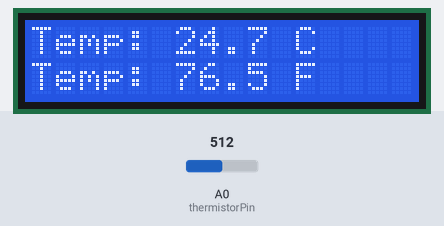
Simulated run of this program. Board: Arduino Uno, built with avr-gcc and run on an emulated ATmega328P. Shown: 16×2 character LCD. The test bench sets the inputs (shaded band); at power-on: A0 (thermistorPin) = 512. What the program prints to the serial monitor is not drawn.

Above: at 1.2 s.
1.3 s: A0 (thermistorPin) set to 716
At 3.1 s:
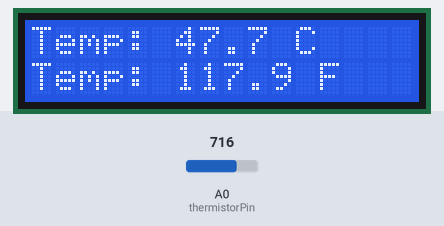
3.6 s: A0 (thermistorPin) set to 900
At 5.4 s:
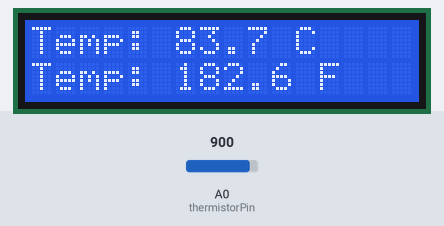
5.7 s: A0 (thermistorPin) set to 1023
At 7.0 s:
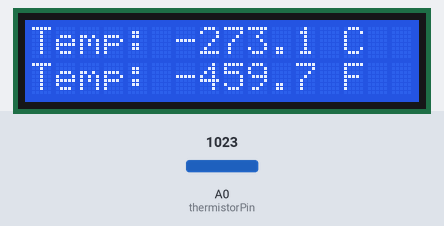
Timing chart, 0 to 8.7 s (numbered marks = the images above; inputs shaded):
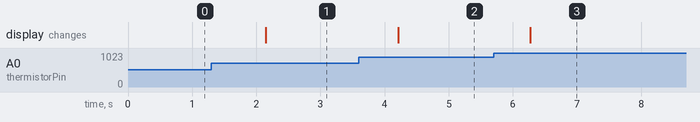

The program:

main.cpp
```cpp
#include <Arduino.h>
#include <LiquidCrystal_I2C.h>

// read from the thermistor on analog pin A0
int thermistorPin = A0;
int vo; // store the raw analog value from the thermistor

// 10k ohm resistor as part of the voltage divider
float R1 = 10000;

// hold the calculated values later
float logR2, R2, T, Tc, Tf;

// convert resistance to temperature
float c1 = 1.009249522e-03;
float c2 = 2.378405444e-04;
float c3 = 2.019202697e-07;

// === LCD screen setup ===
// LCD uses I2C protocol
LiquidCrystal_I2C lcd(0x27, 16, 2);

void setup() {
  Serial.begin(9600);

  // Turn on and light up the LCD screen
  lcd.init();
  lcd.backlight();
}

void loop() {
  // === Read the thermistor value ===
  vo = analogRead(thermistorPin); // Get the analog value from A0

  // ===  Calculate resistance of the thermistor ===
  // uses the voltage divider formula
  R2 = R1 * (1023.0 / (float)vo - 1.0);
  logR2 = log(R2); // Natural logarithm of R2

  // === Convert resistance to temperature (Kelvin) using Steinhart-Hart equation ===
  T = 1.0 / (c1 + c2 * logR2 + c3 * logR2 * logR2 * logR2);

  // === Convert to °C and °F ===
  Tc = T - 273.15;              // Kelvin to Celsius
  Tf = (Tc * 9.0) / 5.0 + 32.0; // Celsius to Fahrenheit

  // === Print results to the Serial Monitor ===
  Serial.print("Temperature: ");
  Serial.print(Tf);
  Serial.print(" F; ");
  Serial.print(Tc);
  Serial.println(" C");

  // === Display on the LCD screen ===
  lcd.clear();            // Wipe the screen
  lcd.setCursor(0, 0);    // Top row
  lcd.print("Temp: ");
  lcd.print(Tc, 1);       // Show 1 decimal place
  lcd.print(" C");

  lcd.setCursor(0, 1);    // Bottom row
  lcd.print("Temp: ");
  lcd.print(Tf, 1);
  lcd.print(" F");
  delay(1000);
}
```

Measured:
- after the input at 1.3 s, the display: changes after 0.85 s (image 1)
- after the input at 3.6 s, the display: changes after 0.61 s (image 2)
- after the input at 5.7 s, the display: changes after 0.57 s (image 3)
